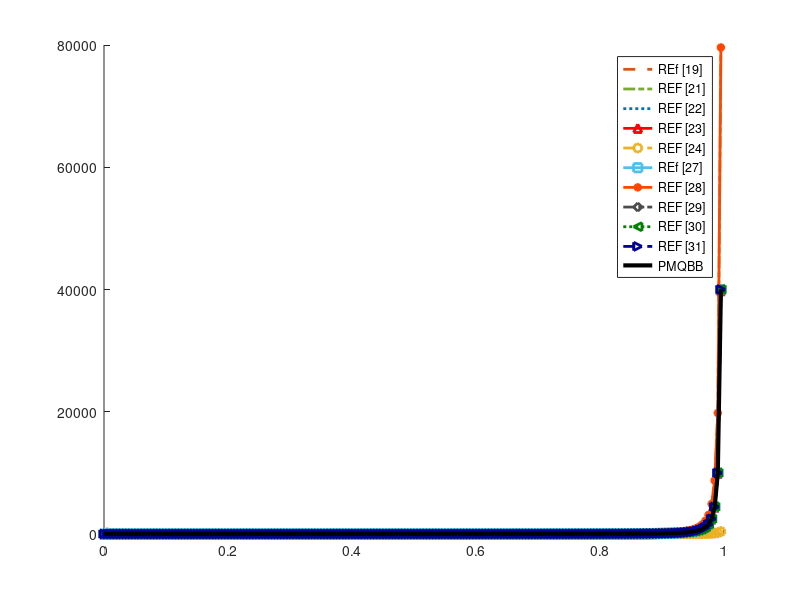

The MATLAB source for this figure:
d=0:.005:1;
hold on

g1=((d).^2 )./((1-d).^2 );
g2=(1+d)./((1-d).^2 );
g3=((d).^2 )./((1-d).^2 );
g4=(d)./((1-d).^2 );
g5=(1+d)./(d.*(1-d));
g27=((2*d).*(2-(d))./((1-d).^2 ));
g28=((d).*(2-(d))./((1-d).^2 ));
g29=((2*d)./((1-d).^2 ));
g30=((d).*(2-(d))./((1-d).^2 ));
g31=((d).*(2-(d))./((1-d).^2 ));
gp=((d).*(2-(d))./((1-d).^2 ));



plot(d, g1,  '--',  'Color', [0.85 0.33 0.10], 'LineWidth', 2);          
plot(d, g2,  '-.',  'Color', [0.47 0.67 0.19], 'LineWidth', 2);          
plot(d, g3,  ':',   'Color', [0.00 0.45 0.74], 'LineWidth', 2);          
plot(d, g4,  '-^',  'Color','r','LineWidth', 2);          
plot(d, g5,  '--o', 'Color', [0.93 0.69 0.13], 'LineWidth', 2);          
plot(d, g28, '-s',  'Color', [0.30 0.75 0.93], 'LineWidth', 2);          
plot(d, g29, '-*',  'Color', [1.00 0.27 0.00], 'LineWidth', 2);          
plot(d, g30, '-.d', 'Color', [0.30 0.30 0.30], 'LineWidth', 2);          
plot(d, g31, ':<',  'Color', [0.00 0.50 0.00], 'LineWidth', 2);          
plot(d, gp,  '-->', 'Color', [0.00 0.00 0.60], 'LineWidth', 2);         
plot(d, gp,  '-',   'Color', 'k',              'LineWidth', 3);       


legend ('REf [19]','REF [21]','REF [22]','REF [23]','REF [24]','REf [27]','REF [28]','REF [29]','REF [30]','REF [31]','PMQBB')